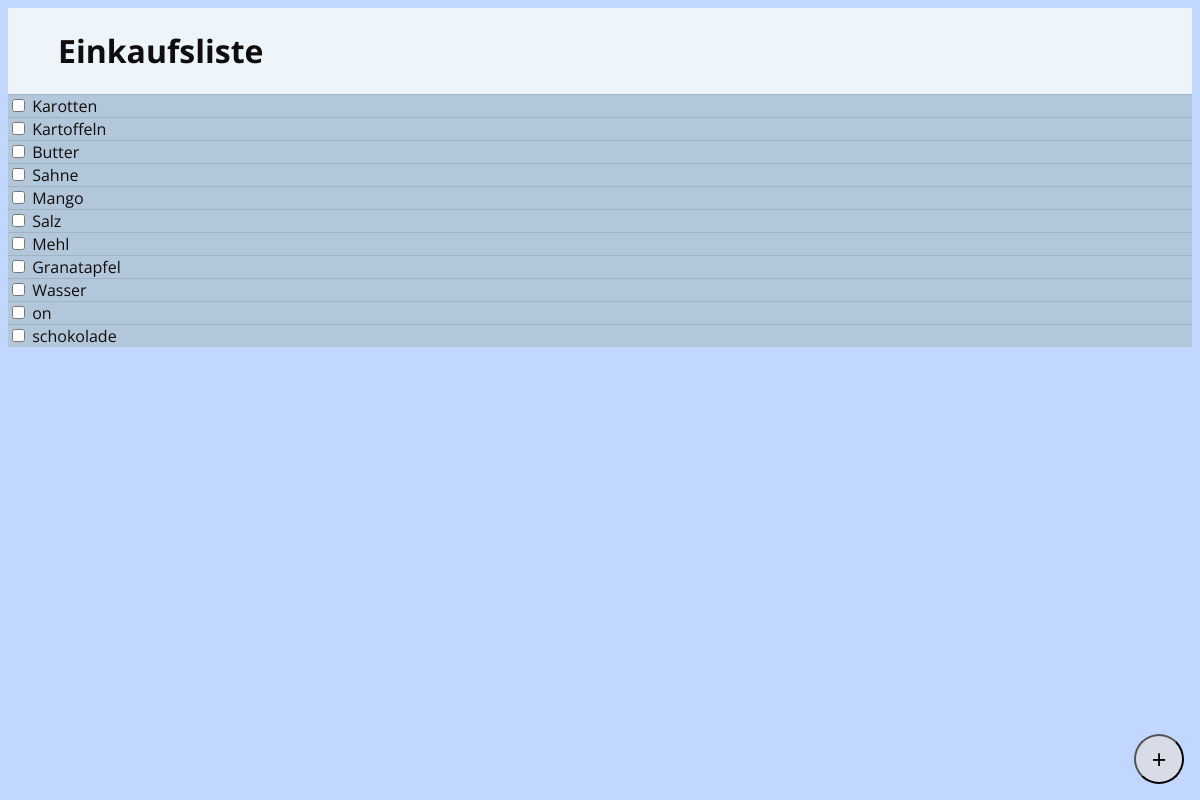
The app's page /mylist/ with its own data.
### mylist/models.py (models this page shows, shortened)
class ShoppingItem(models.Model): # Textfelder fuer Datenbank erstellen
    created_at = models.DateField(default=date.today)  # das "date" kommt von Python ,damit kann man sich immer das aktuelle Datum holen muss importiert werden
    name = models.CharField(max_length=200)    # gibt bereits Python Code mitdem kann man definieren wie es aussehen soll - in dem bsp ein Textfeld
    done = models.BooleanField(default=False)   # kann hier nur wahr oder falsch sein

### mylist/views.py (the view)
# urls.py: path("mylist/" , mylist),
def mylist(request): #kann man views definieren (so definiert man Funktionen in Python)
    if request.method == 'POST': # Abfrage ob es sich um einen POST request handelt
        print('Received data:', request.POST['itemName']) # Daten werden hier von dem Frontend an das Backend uebergeben
        ShoppingItem.objects.create(name = request.POST['itemName']) # aus Models Datei importiert ,koennen neue Elemente hinzugefuegt werden
    all_items = ShoppingItem.objects.all()
    return render(request, 'shopping_list.html' , {'all_items' : all_items})  #html datei am ende noch mit url verknuepfen

### mylist/templates/shopping_list.html (shortened to what this page needs)
<!DOCTYPE html>
<html lang="en">
<head>
</head>
<body>
    <header>
        <h1>Einkaufsliste</h1>
    </header>
    {% for row in all_items %}
    <div class="list-item">
        <input type="checkbox"> {{ row.name }}
     </div>
     {% endfor %}
    <button onclick="addItem()">
        +
    </button>
</body>
</html>

### mylist/templates/shopping_list.html (style rules this page uses)
body { font-family: 'Open Sans', sans-serif; background-color: rgb(194, 215, 253); margin: 1; color: rgb(15, 13, 13); }
header { background-color: rgba(244, 250, 250, 0.884); display: flex; padding-left: 50px; box-shadow: 2px 2px 2px rgba(rgb(221, 206, 206), green, blue, alpha) color rgba(201, 196, 196, 0.438); }
button { height: 50px; width: 50px; border-radius: 50%; background-color: rgba(226, 224, 219, 0.664); font-size: 25px; position:absolute; right: 16px; bottom: 16px; }
.list-item { background-color: rgba(175, 194, 209, 0.767); height: 22px; box-shadow: 5px 5px 5px rgba(rgb(41, 38, 38), green, blue, alpha) padding-left: 60px; align-items: center; border-top: 1px solid rgba(0,0,0,0.1); }

### records on screen
ShoppingItem: name "Karotten"
ShoppingItem: name "Kartoffeln"
ShoppingItem: name "Butter"
ShoppingItem: name "Sahne"
ShoppingItem: name "Mango"
ShoppingItem: name "Salz"
ShoppingItem: name "Mehl"
ShoppingItem: name "Granatapfel"
ShoppingItem: name "Wasser"
ShoppingItem: name "on"
ShoppingItem: name "schokolade"
